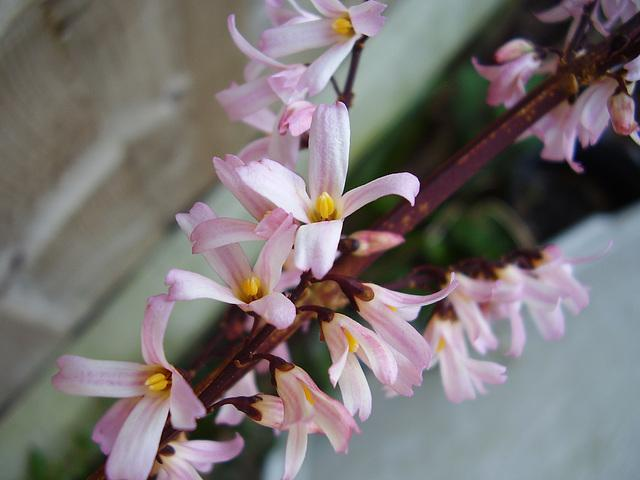
#> input picture python-code/opengl-learning/resources/images/f2.jpg, 640 x 480 px, found by its file name
$ jupyter execute '20-图像特效-图像错切.ipynb'   (shell and % lines are left out)
#> lines starting #> are read from the running program, lines starting #| are printed output that depends on the picture
# 图像特效-图像错切

[cell 1]
#coding:utf-8
import numpy as np
import cv2
import matplotlib.pyplot as plt
from numpy.lib.function_base import histogram

[cell 2]
src = cv2.cvtColor(cv2.imread('../datas/f2.jpg'),cv2.COLOR_BGR2RGB)
gray = cv2.imread('../datas/f2.jpg',0)
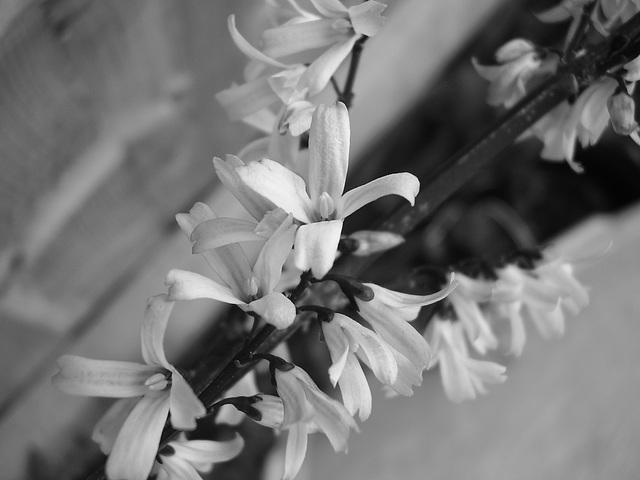
#> gray: shape (480, 640); min 0, max 254, mean 116.2

[cell 3]
def slant_x(src,angle):
#> called with angle = 30
    srci = src
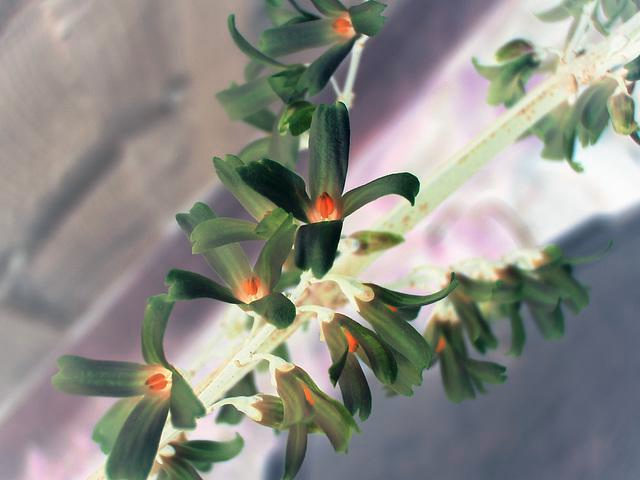
#> srci: shape (480, 640, 3); mean of channels 0, 1, 2 134.2, 140.8, 140.7; drawn as B, G, R
    if len(src.shape) < 3:
        srci = cv2.cvtColor(src,cv2.COLOR_GRAY2RGB)
    ftan = np.abs(np.tan(angle/180.0*np.pi))
    rows,cols = srci.shape[0],srci.shape[1]
#> rows = 480; cols = 640

    nrows = rows
#> nrows = 480
    ncols = int(cols + rows * ftan)
#> ncols = 917
    dst = np.zeros((nrows,ncols,srci.shape[2]))
    for i in range(nrows):
        for j in range(ncols):
            x0 = i
            y0 = int(j + ftan*(i-rows))
            if x0 >= 0 and x0 < cols and y0 >=0 and y0 < rows:
                dst[i,j] = srci[y0,x0]
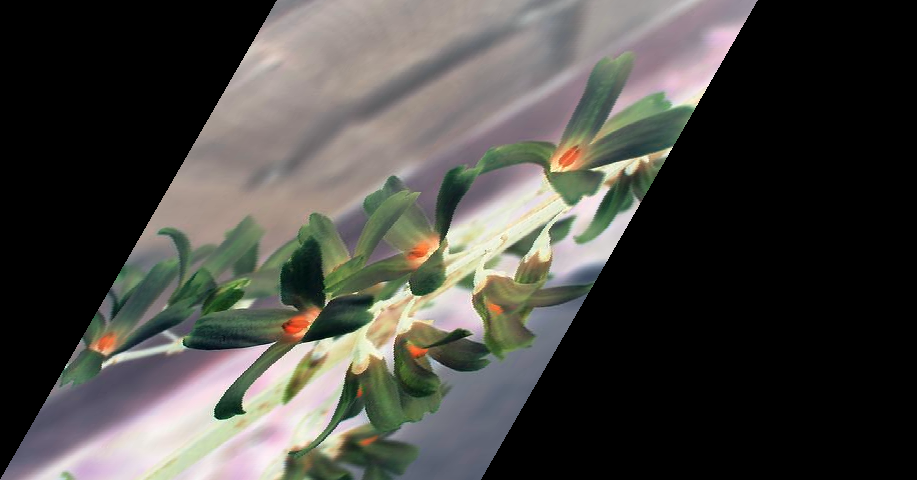
#> dst: shape (480, 917, 3) float64; mean of channels 0, 1, 2 67.7, 72, 73.3; drawn as B, G, R
    return dst

def slant_y(src,angle):
    srci = src
    if len(src.shape) < 3:
        srci = cv2.cvtColor(src,cv2.COLOR_GRAY2RGB)
    ftan = np.abs(np.tan(angle/180.0*np.pi))
    rows,cols = srci.shape[0],srci.shape[1]

    nrows = int(rows + cols * ftan)
    ncols = cols
    dst = np.zeros((nrows,ncols,srci.shape[2]),dtype=src.dtype)
    for i in range(nrows):
        for j in range(ncols):
            x0 = i
            y0 = int(j + ftan*(i-rows))
            if x0 >= 0 and x0 < cols and y0 >=0 and y0 < rows:
                dst[i,j] = srci[y0,x0]
    return dst

[cell 4]
dst =slant_x(255-src,30)
plt.imshow(dst)
plt.title('Slaut:X')
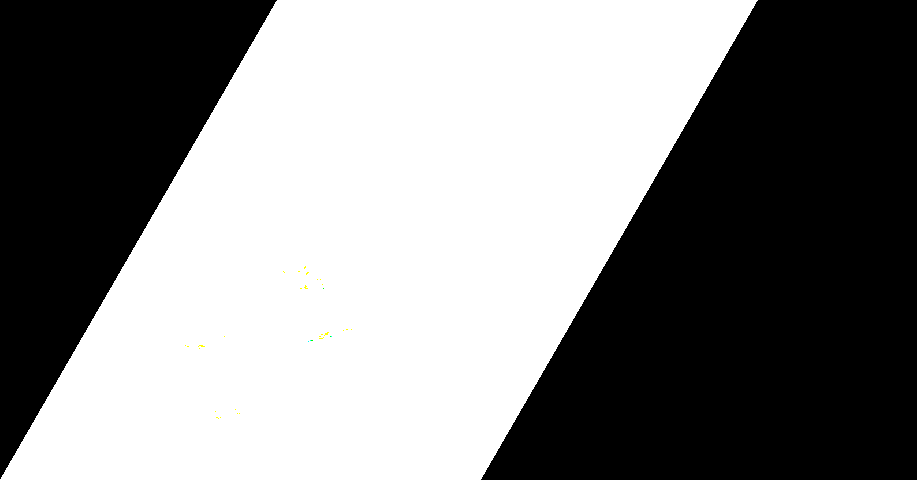
#> shown: shape (480, 917, 3) float64; mean R, G, B 0.525, 0.525, 0.524

[cell 5]
dst =slant_x(255-src,30)

$ run again, with python-code/opengl-learning/resources/images/f1.jpg copied over python-code/opengl-learning/resources/images/f2.jpg
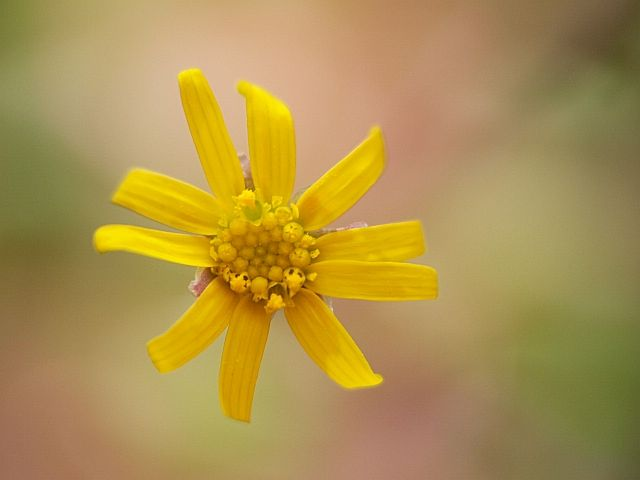
#> input picture python-code/opengl-learning/resources/images/f1.jpg, 640 x 480 px, found by its file name
#> in slant_x, `srci = src`:
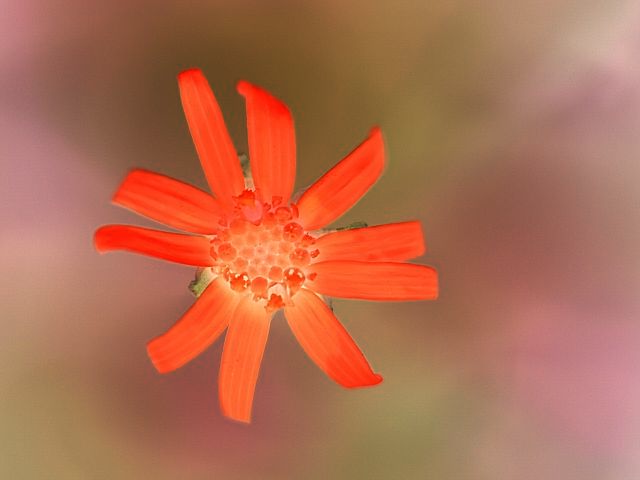
#> srci: shape (480, 640, 3); mean of channels 0, 1, 2 81.8, 109.2, 176.2; drawn as B, G, R
#> after the loop in slant_x, `for i in range(nrows):`:
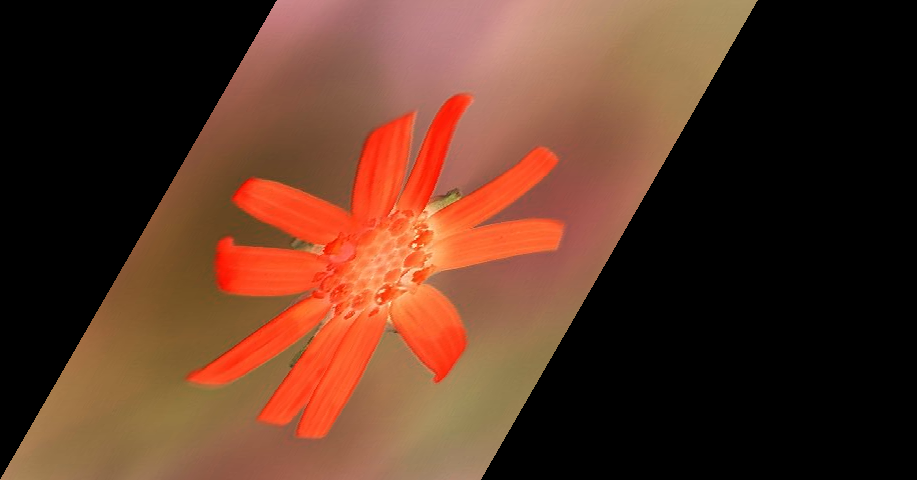
#> dst: shape (480, 917, 3) float64; mean of channels 0, 1, 2 36.9, 54.2, 92.2; drawn as B, G, R

$ run again, with python-code/opengl-learning/resources/images/f3.jpg copied over python-code/opengl-learning/resources/images/f2.jpg
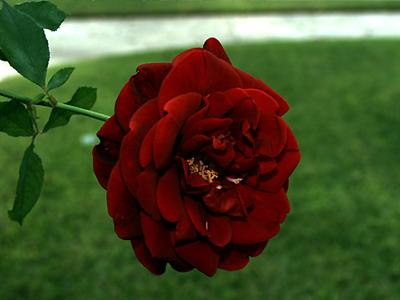
#> input picture python-code/opengl-learning/resources/images/f3.jpg, 400 x 300 px, found by its file name
#> after the loop in slant_x, `for i in range(nrows):`:
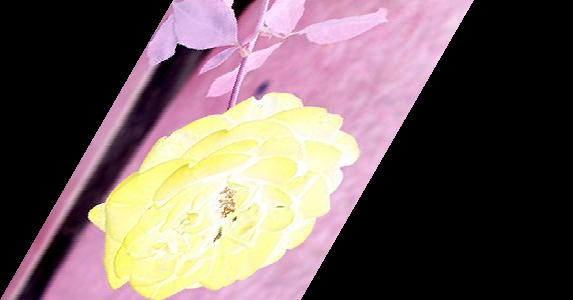
#> dst: shape (300, 573, 3) float64; mean of channels 0, 1, 2 95.1, 97.2, 114; drawn as B, G, R
#> `[cell 4] dst =slant_x(255-src,30) plt.imshow(dst) plt.title('Slaut:X')`:
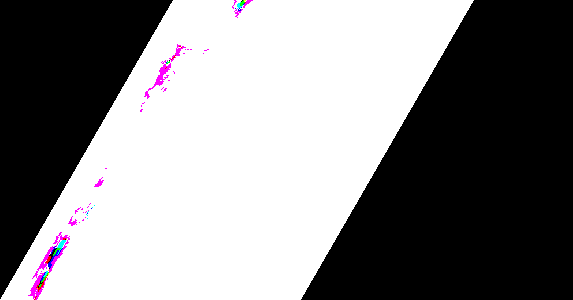
#> shown: shape (300, 573, 3) float64; mean R, G, B 0.524, 0.519, 0.524
